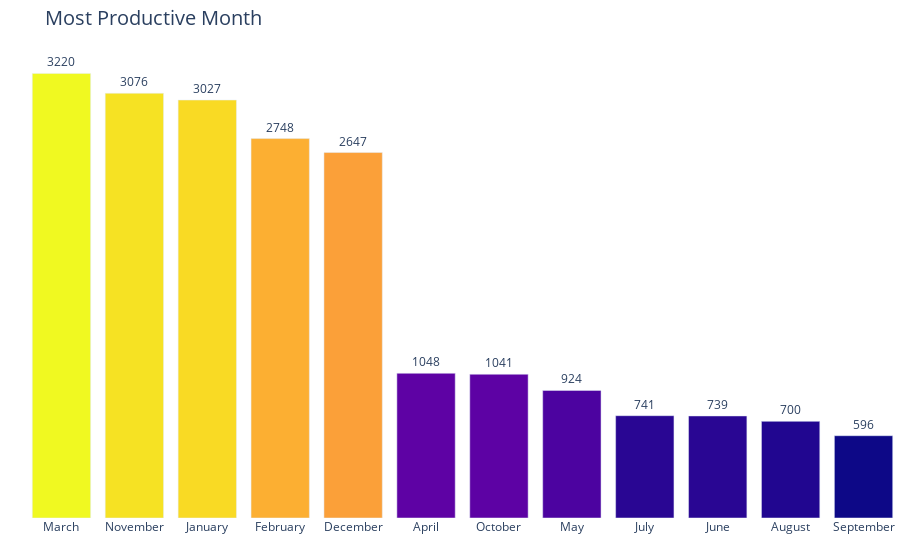

This figure's notebook cell:
### Code cell
fig = px.bar(mpm, title='Most Productive Month', color=mpm, color_discrete_sequence=px.colors.qualitative.Pastel1)
fig.update_layout(margin=dict(t=50, b=0, l=0, r=0), titlefont=dict(size=20), xaxis_tickangle=0, plot_bgcolor='white', coloraxis_showscale=False)
fig.update_yaxes(showticklabels=False, title=' ')
fig.update_xaxes(title=' ')
fig.update_traces(texttemplate='%{y}', textposition='outside', hovertemplate = '<b>%{x}</b><br>No. of Transactions: %{y}')
fig.show()

### Figure 1 — Plotly figure (JSON) as saved in the notebook; plotly's stock layout.template omitted (floating-point values rounded to 4 significant figures)
{"data": [{"alignmentgroup": "True", "hovertemplate": "<b>%{x}</b><br>No. of Transactions: %{y}", "legendgroup": "", "marker": {"color": [3220, 3076, 3027, 2748, 2647, 1048, 1041, 924, 741, 739, 700, 596], "coloraxis": "coloraxis", "pattern": {"shape": ""}}, "name": "", "offsetgroup": "", "orientation": "v", "showlegend": false, "textposition": "outside", "texttemplate": "%{y}", "type": "bar", "x": ["March", "November", "January", "February", "December", "April", "October", "May", "July", "June", "August", "September"], "xaxis": "x", "y": [3220, 3076, 3027, 2748, 2647, 1048, 1041, 924, 741, 739, 700, 596], "yaxis": "y"}], "layout": {"barmode": "relative", "coloraxis": {"colorbar": {"title": {"text": "color"}}, "colorscale": [[0, "#0d0887"], [0.1111, "#46039f"], [0.2222, "#7201a8"], [0.3333, "#9c179e"], [0.4444, "#bd3786"], [0.5556, "#d8576b"], [0.6667, "#ed7953"], [0.7778, "#fb9f3a"], [0.8889, "#fdca26"], [1, "#f0f921"]], "showscale": false}, "legend": {"tracegroupgap": 0}, "margin": {"b": 0, "l": 0, "r": 0, "t": 50}, "plot_bgcolor": "white", "title": {"font": {"size": 20}, "text": "Most Productive Month"}, "xaxis": {"anchor": "y", "domain": [0, 1], "tickangle": 0, "title": {"text": " "}}, "yaxis": {"anchor": "x", "domain": [0, 1], "showticklabels": false, "title": {"text": " "}}}}
